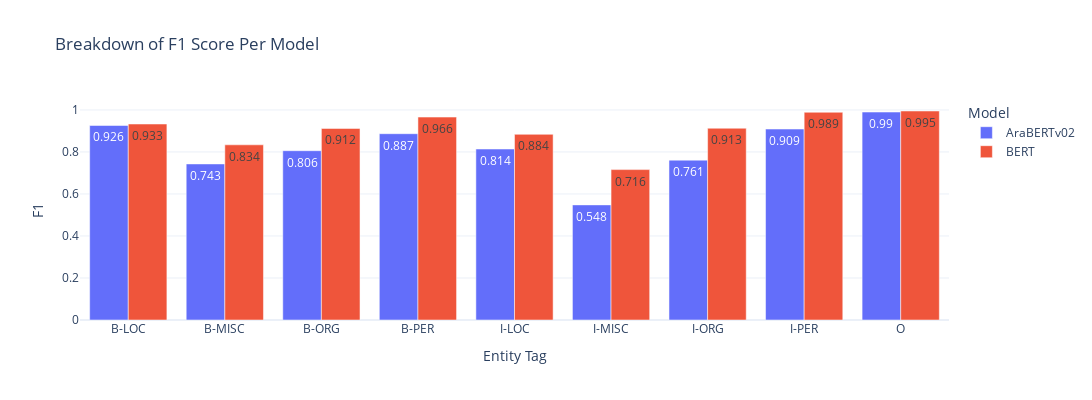

Here is the notebook cell this chart was saved with:
### Code cell
# Confusion matrix heatmap example
report_bar = ReportBarChart(dash_data, mappings)
report_bar.visualize_f1()

### Figure 1 — Plotly figure (JSON) as saved in the notebook; plotly's stock layout.template omitted (floating-point values rounded to 4 significant figures)
{"data": [{"alignmentgroup": "True", "hovertemplate": "Model=AraBERTv02<br>Tag=%{x}<br>F1=%{text}<extra></extra>", "legendgroup": "AraBERTv02", "marker": {"color": "#636efa", "pattern": {"shape": ""}}, "name": "AraBERTv02", "offsetgroup": "AraBERTv02", "orientation": "v", "showlegend": true, "text": [0.926, 0.743, 0.806, 0.887, 0.814, 0.548, 0.761, 0.909, 0.99], "textposition": "auto", "type": "bar", "x": ["B-LOC", "B-MISC", "B-ORG", "B-PER", "I-LOC", "I-MISC", "I-ORG", "I-PER", "O"], "xaxis": "x", "y": [0.926, 0.743, 0.806, 0.887, 0.814, 0.548, 0.761, 0.909, 0.99], "yaxis": "y"}, {"alignmentgroup": "True", "hovertemplate": "Model=BERT<br>Tag=%{x}<br>F1=%{text}<extra></extra>", "legendgroup": "BERT", "marker": {"color": "#EF553B", "pattern": {"shape": ""}}, "name": "BERT", "offsetgroup": "BERT", "orientation": "v", "showlegend": true, "text": [0.933, 0.834, 0.912, 0.966, 0.884, 0.716, 0.913, 0.989, 0.995], "textposition": "auto", "type": "bar", "x": ["B-LOC", "B-MISC", "B-ORG", "B-PER", "I-LOC", "I-MISC", "I-ORG", "I-PER", "O"], "xaxis": "x", "y": [0.933, 0.834, 0.912, 0.966, 0.884, 0.716, 0.913, 0.989, 0.995], "yaxis": "y"}], "layout": {"barmode": "group", "height": 400, "legend": {"title": {"text": "Model"}, "tracegroupgap": 0}, "title": {"text": "Breakdown of F1 Score Per Model"}, "width": 1200, "xaxis": {"anchor": "y", "domain": [0, 1], "title": {"text": "Entity Tag"}}, "yaxis": {"anchor": "x", "domain": [0, 1], "title": {"text": "F1"}}}}
